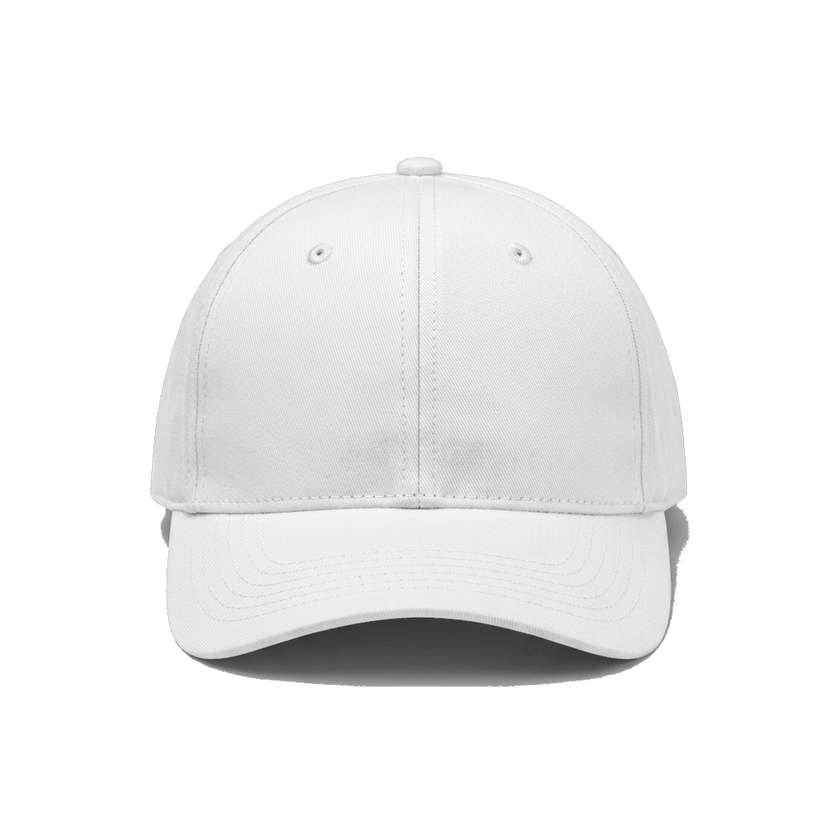
#> input picture dist-mockups/staging/smart-v1/templates/cap/front.png, 840 x 840 px, shrunk from 1024 x 1024 before the run, found by its file name
$ python repair_cap_back_faces_v3.py
#> lines starting #> are read from the running program, lines starting #| are printed output that depends on the picture; after the words box and inside, x2 and y2 are one past the last pixel; in counts of white or black regions, pixels touching at a corner belong together
from pathlib import Path
import numpy as np
from PIL import Image

ROOT = Path('/home/ubuntu/trynex-release/artifacts/trynex-storefront/public/mockups/source-kit-v3')
COLORS = ['white','black','navy','maroon','olive','red','grey','forest']
for color in COLORS:
    front = ROOT / 'cap' / color / 'front.png'
    back = ROOT / 'cap' / color / 'back.png'
    f = np.array(Image.open(front).convert('RGBA'), dtype=np.uint8)
#> f is the input picture: shape (840, 840, 4); mean R, G, B, A 71.8, 71.7, 71.7, 84.9
    old = np.array(Image.open(back).convert('RGBA'), dtype=np.uint8)
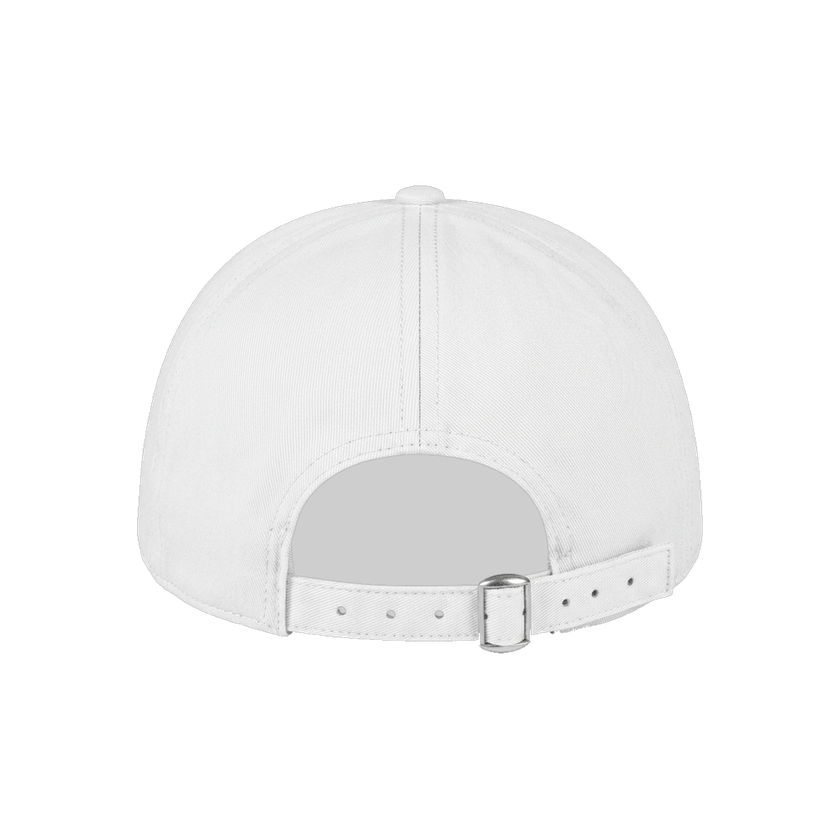
#> input picture dist-mockups/staging/smart-v1/templates/cap/back.png, 840 x 840 px, shrunk from 1024 x 1024 before the run, found by its file name
#> old is the input picture: shape (840, 840, 4); mean R, G, B, A 63.5, 63.5, 63.4, 68.1
    # Clean rear base: the cap crown/brim is symmetric enough that a mirrored front
    # is preferable to retaining a photographic cast shadow as a second object.
    out = np.array(Image.fromarray(f, 'RGBA').transpose(Image.Transpose.FLIP_LEFT_RIGHT), dtype=np.uint8)
    # Restore only the central rear adjuster detail from the photographic source.
    # The narrow window excludes the side cast shadow and keeps the printable crown
    # envelope controlled by the clean front alpha.
    h, w = out.shape[:2]
#> h = 840; w = 840
    x0, x1 = int(w * 0.40), int(w * 0.60)
#> x0 = 336; x1 = 504
    y0, y1 = int(h * 0.63), int(h * 0.80)
#> y0 = 529; y1 = 672
    patch = old[y0:y1, x0:x1]
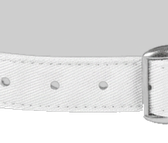
#> patch: shape (143, 168, 4); mean R, G, B, A 125.9, 125.9, 125.9, 128.1; transparent parts drawn white
    keep = patch[:,:,3] > 16
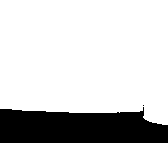
#> keep: shape (143, 168) bool; 79.3% white; 2 black regions (1 under 20 px), largest, box (x1, y1, x2, y2) and area: (0, 107, 168, 143) 4981
    out_region = out[y0:y1, x0:x1]
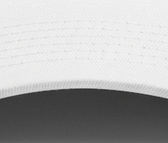
#> out_region: shape (143, 168, 4); mean R, G, B, A 174.5, 174.4, 174.4, 254.6; transparent parts drawn white
    out_region[keep] = patch[keep]
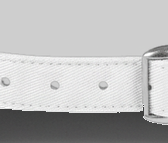
#> out_region: shape (143, 168, 4); mean R, G, B, A 140.6, 140.6, 140.5, 181; transparent parts drawn white
    out[y0:y1, x0:x1] = out_region
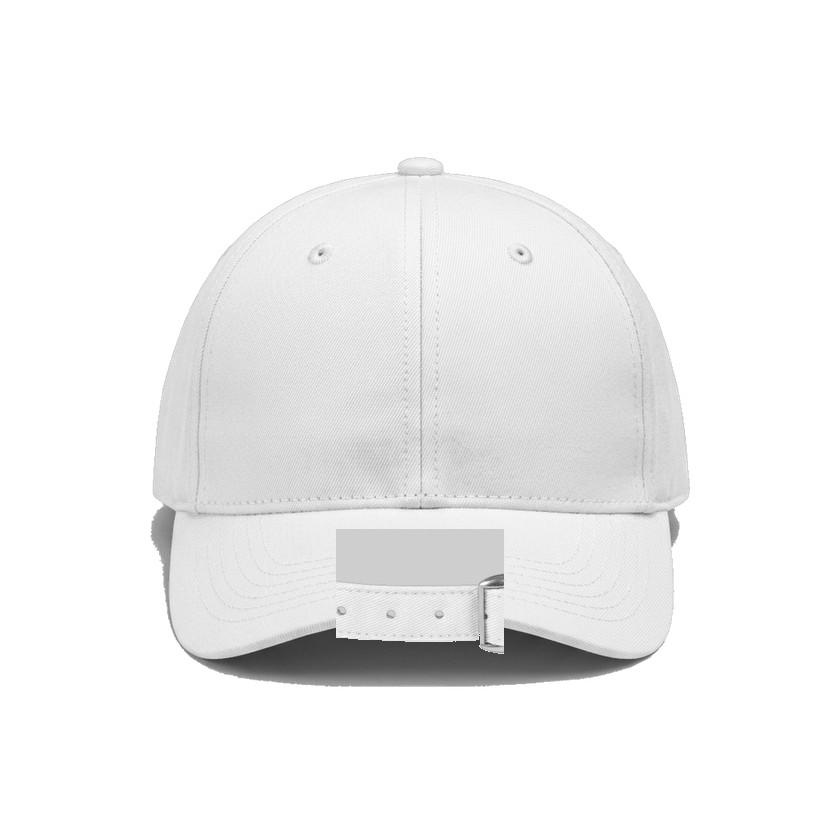
#> out: shape (840, 840, 4); mean R, G, B, A 70.6, 70.6, 70.6, 82.4; transparent parts drawn white
    out[:,:,3][out[:,:,3] < 16] = 0
#> out: shape (840, 840, 4); 0.29% of pixels changed, all inside (x1, y1, x2, y2) = (148, 155, 692, 689)
    Image.fromarray(out, 'RGBA').save(back, optimize=True)
print('rebuilt cap rear faces from mirrored clean fronts with central adjuster detail')
